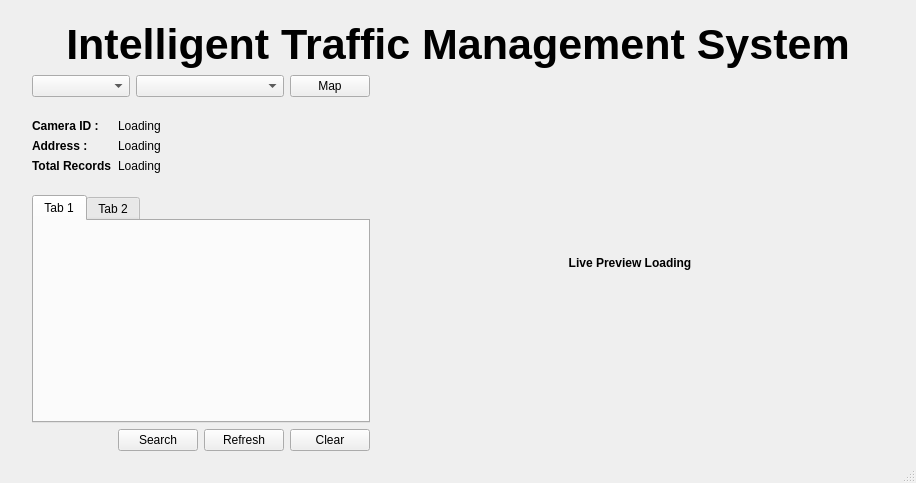
<?xml version="1.0" encoding="UTF-8"?>
<ui version="4.0">
 <class>MainWindow</class>
 <widget class="QMainWindow" name="MainWindow">
  <property name="geometry">
   <rect>
    <x>0</x>
    <y>0</y>
    <width>916</width>
    <height>483</height>
   </rect>
  </property>
  <property name="contextMenuPolicy">
   <enum>Qt::DefaultContextMenu</enum>
  </property>
  <property name="windowTitle">
   <string>Intelligent Traffic Management System</string>
  </property>
  <widget class="QWidget" name="centralwidget">
   <layout class="QVBoxLayout" name="verticalLayout_2">
    <property name="leftMargin">
     <number>32</number>
    </property>
    <property name="topMargin">
     <number>20</number>
    </property>
    <property name="rightMargin">
     <number>32</number>
    </property>
    <property name="bottomMargin">
     <number>10</number>
    </property>
    <item>
     <widget class="QLabel" name="label">
      <property name="font">
       <font>
        <pointsize>32</pointsize>
        <weight>75</weight>
        <bold>true</bold>
        <underline>false</underline>
       </font>
      </property>
      <property name="text">
       <string>Intelligent Traffic Management System</string>
      </property>
      <property name="alignment">
       <set>Qt::AlignCenter</set>
      </property>
     </widget>
    </item>
    <item>
     <layout class="QHBoxLayout" name="horizontalLayout_3" stretch="2,3">
      <item>
       <layout class="QVBoxLayout" name="verticalLayout">
        <item>
         <layout class="QHBoxLayout" name="horizontalLayout_2" stretch="2,3,1">
          <item>
           <widget class="QComboBox" name="camera_group"/>
          </item>
          <item>
           <widget class="QComboBox" name="cam_selector">
            <property name="enabled">
             <bool>true</bool>
            </property>
            <property name="editable">
             <bool>false</bool>
            </property>
            <property name="currentText">
             <string/>
            </property>
            <property name="currentIndex">
             <number>-1</number>
            </property>
            <property name="maxVisibleItems">
             <number>5</number>
            </property>
           </widget>
          </item>
          <item>
           <widget class="QPushButton" name="map">
            <property name="text">
             <string>Map</string>
            </property>
           </widget>
          </item>
         </layout>
        </item>
        <item>
         <layout class="QFormLayout" name="formLayout">
          <property name="topMargin">
           <number>16</number>
          </property>
          <property name="bottomMargin">
           <number>16</number>
          </property>
          <item row="0" column="0">
           <widget class="QLabel" name="cam_id_label">
            <property name="font">
             <font>
              <weight>75</weight>
              <bold>true</bold>
             </font>
            </property>
            <property name="text">
             <string>Camera ID : </string>
            </property>
           </widget>
          </item>
          <item row="0" column="1">
           <widget class="QLabel" name="cam_id">
            <property name="text">
             <string>Loading</string>
            </property>
           </widget>
          </item>
          <item row="1" column="0">
           <widget class="QLabel" name="address_label">
            <property name="font">
             <font>
              <weight>75</weight>
              <bold>true</bold>
             </font>
            </property>
            <property name="text">
             <string>Address : </string>
            </property>
           </widget>
          </item>
          <item row="1" column="1">
           <widget class="QLabel" name="address">
            <property name="text">
             <string>Loading</string>
            </property>
           </widget>
          </item>
          <item row="2" column="0">
           <widget class="QLabel" name="total_records_label">
            <property name="font">
             <font>
              <weight>75</weight>
              <bold>true</bold>
             </font>
            </property>
            <property name="text">
             <string>Total Records</string>
            </property>
           </widget>
          </item>
          <item row="2" column="1">
           <widget class="QLabel" name="total_records">
            <property name="text">
             <string>Loading</string>
            </property>
           </widget>
          </item>
         </layout>
        </item>
        <item>
         <widget class="QTabWidget" name="log_tabwidget">
          <property name="minimumSize">
           <size>
            <width>0</width>
            <height>200</height>
           </size>
          </property>
          <property name="tabShape">
           <enum>QTabWidget::Rounded</enum>
          </property>
          <property name="currentIndex">
           <number>0</number>
          </property>
          <property name="documentMode">
           <bool>false</bool>
          </property>
          <property name="movable">
           <bool>true</bool>
          </property>
          <property name="tabBarAutoHide">
           <bool>true</bool>
          </property>
          <widget class="QWidget" name="tab_1">
           <property name="accessibleName">
            <string/>
           </property>
           <attribute name="title">
            <string>Tab 1</string>
           </attribute>
          </widget>
          <widget class="QWidget" name="tab_2">
           <attribute name="title">
            <string>Tab 2</string>
           </attribute>
          </widget>
         </widget>
        </item>
        <item>
         <layout class="QHBoxLayout" name="horizontalLayout">
          <item>
           <spacer name="horizontalSpacer">
            <property name="orientation">
             <enum>Qt::Horizontal</enum>
            </property>
            <property name="sizeHint" stdset="0">
             <size>
              <width>158</width>
              <height>20</height>
             </size>
            </property>
           </spacer>
          </item>
          <item>
           <widget class="QPushButton" name="search_button">
            <property name="text">
             <string>Search</string>
            </property>
           </widget>
          </item>
          <item>
           <widget class="QPushButton" name="refresh_button">
            <property name="text">
             <string>Refresh</string>
            </property>
           </widget>
          </item>
          <item>
           <widget class="QPushButton" name="clear_button">
            <property name="text">
             <string>Clear</string>
            </property>
           </widget>
          </item>
         </layout>
        </item>
       </layout>
      </item>
      <item>
       <widget class="QLabel" name="live_preview">
        <property name="minimumSize">
         <size>
          <width>300</width>
          <height>0</height>
         </size>
        </property>
        <property name="font">
         <font>
          <weight>75</weight>
          <bold>true</bold>
         </font>
        </property>
        <property name="text">
         <string>Live Preview Loading</string>
        </property>
        <property name="alignment">
         <set>Qt::AlignCenter</set>
        </property>
       </widget>
      </item>
     </layout>
    </item>
   </layout>
  </widget>
  <widget class="QStatusBar" name="statusBar"/>
 </widget>
 <resources/>
 <connections/>
</ui>
